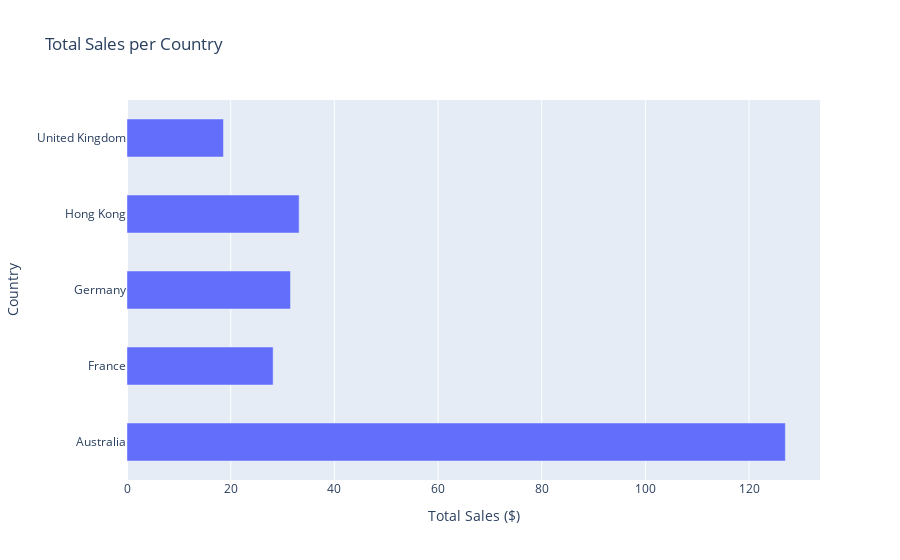

The code cell stored with this chart in its notebook:
### Code cell
# creating pivot country
country_pivot = pd.pivot_table(data=ecom_sales, index='Country', values='Total Sales ($)')
country_pivot


# creating bar plot for sales per country
bar_plots = px.bar(data_frame=country_pivot,
                  x = 'Total Sales ($)',
                  y = country_pivot.index,
                  title= 'Total Sales per Country')

bar_plots.update_layout({'bargap':0.5})
bar_plots.show()

### Figure 1 — Plotly figure (JSON) as saved in the notebook; plotly's stock layout.template omitted (floating-point values rounded to 4 significant figures)
{"data": [{"alignmentgroup": "True", "hovertemplate": "Total Sales ($)=%{x}<br>Country=%{y}<extra></extra>", "legendgroup": "", "marker": {"color": "#636efa", "pattern": {"shape": ""}}, "name": "", "offsetgroup": "", "orientation": "h", "showlegend": false, "textposition": "auto", "type": "bar", "x": [127.0, 28.19, 31.54, 33.2, 18.61], "xaxis": "x", "y": ["Australia", "France", "Germany", "Hong Kong", "United Kingdom"], "yaxis": "y"}], "layout": {"autosize": true, "bargap": 0.5, "barmode": "relative", "legend": {"tracegroupgap": 0}, "title": {"text": "Total Sales per Country"}, "xaxis": {"anchor": "y", "autorange": true, "domain": [0, 1], "range": [0, 133.7], "title": {"text": "Total Sales ($)"}, "type": "linear"}, "yaxis": {"anchor": "x", "autorange": true, "domain": [0, 1], "range": [-0.5, 4.5], "title": {"text": "Country"}, "type": "category"}}}
